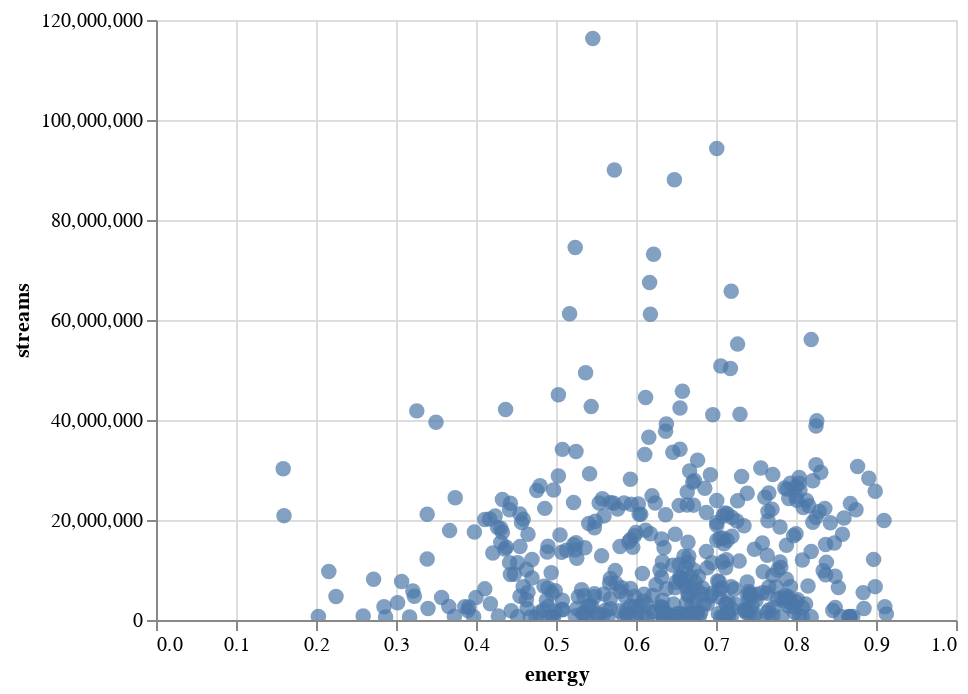

Here is the notebook cell this chart was saved with:
### Code cell
alt.Chart(df).mark_circle(size=60).encode(
    x= 'energy',
    y='streams',
    tooltip=[ 'energy','streams']
).interactive()

### Figure 1 — Vega-Lite specification as saved in the notebook (floating-point values rounded to 4 significant figures; data arrays with more than 128 entries replaced by an {"elided": "..."} marker saying what was removed)
{"config": {"view": {"continuousWidth": 400, "continuousHeight": 300}}, "data": {"name": "data-5128c5da305daf28d6bf299d6d50e9e1"}, "mark": {"type": "circle", "size": 60}, "encoding": {"tooltip": [{"field": "energy", "type": "quantitative"}, {"field": "streams", "type": "quantitative"}], "x": {"field": "energy", "type": "quantitative"}, "y": {"field": "streams", "type": "quantitative"}}, "selection": {"selector002": {"type": "interval", "bind": "scales", "encodings": ["x", "y"]}}, "$schema": "https://vega.github.io/schema/vega-lite/v4.17.0.json", "datasets": {"data-5128c5da305daf28d6bf299d6d50e9e1": {"elided": "447 records"}}}
